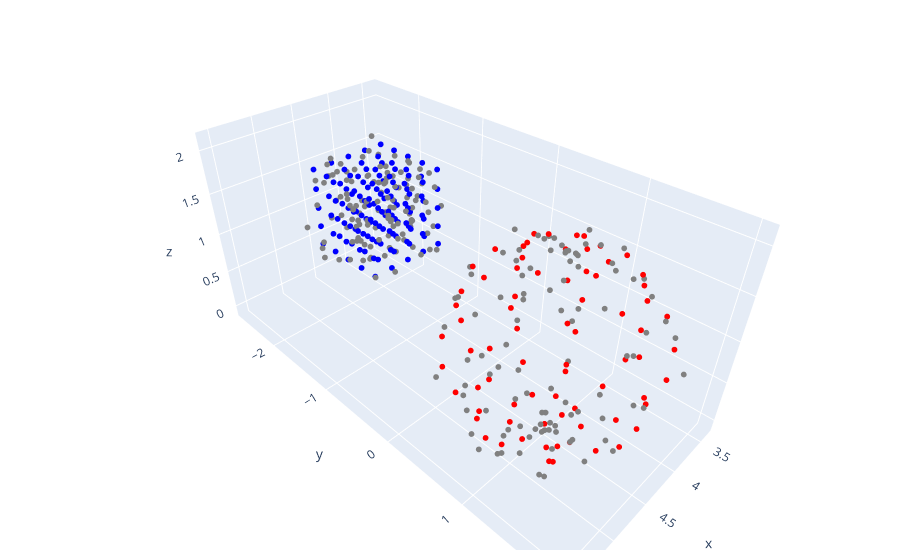

Notebook code cell kept with this figure:
### Code cell
# add some noise to image points 
x += np.random.randn(*x.shape) * 0.02
xprime += np.random.randn(*xprime.shape) * 0.02
X = triangulate(x, xprime, P, Pprime)
reconst_pts = PointCloud()
reconst_pts.add_data([X, 'gray'])
print("Image points + WGN")
FIG = Show([reconst_pts, sample_pts])
